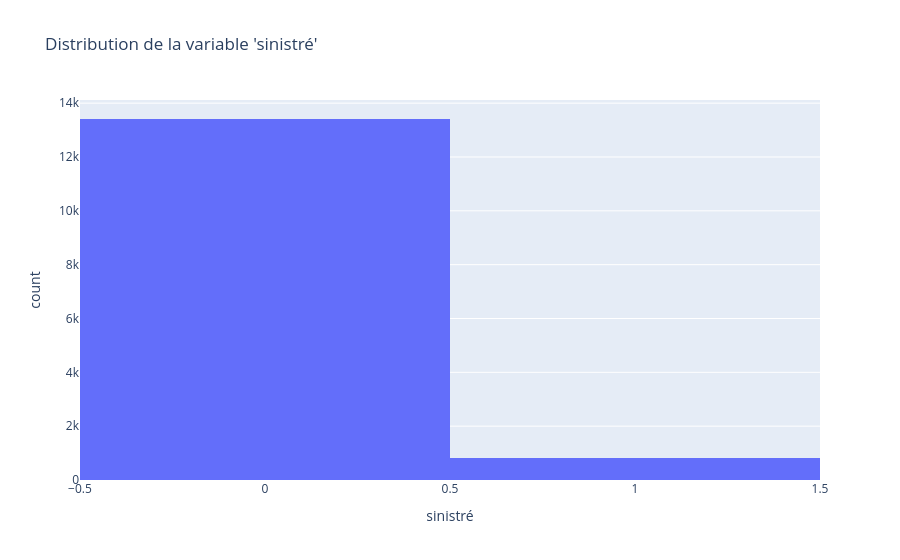

Here is the notebook cell this chart was saved with:
### Markdown cell above
**Exercice :** construisez les statistiques descriptives de la base utilisée. Notamment la distribution de la variable réponse.

### Code cell
# Observation de la distribution
fig = px.histogram(data_retraitee, x="sinistré", title="Distribution de la variable 'sinistré'")
fig.show()

### Figure 1 — Plotly figure (JSON) as saved in the notebook; plotly's stock layout.template omitted (floating-point values rounded to 4 significant figures; data arrays with more than 128 entries replaced by an {"elided": "..."} marker saying what was removed)
{"data": [{"bingroup": "x", "hovertemplate": "sinistré=%{x}<br>count=%{y}<extra></extra>", "legendgroup": "", "marker": {"color": "#636efa", "pattern": {"shape": ""}}, "name": "", "orientation": "v", "showlegend": false, "type": "histogram", "x": {"elided": "14236 int values"}, "xaxis": "x", "yaxis": "y"}], "layout": {"barmode": "relative", "legend": {"tracegroupgap": 0}, "title": {"text": "Distribution de la variable 'sinistré'"}, "xaxis": {"anchor": "y", "domain": [0, 1], "title": {"text": "sinistré"}}, "yaxis": {"anchor": "x", "domain": [0, 1], "title": {"text": "count"}}}}
